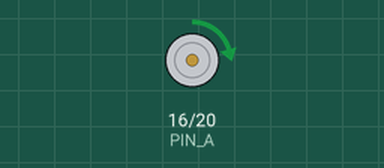
Simulated run of this program. Board: Raspberry Pi (BCM pin numbers). Shown: motor-driver pin pairs drawn as motors (green arrow = first pin HIGH = forward, orange = second pin HIGH = backward, longer = more drive). At 6.0 s the program stops and its outputs stay as they are.

Above: at 0.1 s.
Timing chart, 0 to 7.5 s (numbered marks = the images above):
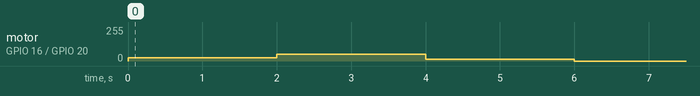

The program:

code3.py
```python
# -*- coding: utf-8 -*-
'''
DCモータをPWM(アナログ出力)により操作
'''

import RPi.GPIO as GPIO
import time

PIN_A=16
PIN_B=20

GPIO.setmode(GPIO.BCM)

GPIO.setup([PIN_A, PIN_B], GPIO.OUT)
GPIO.output([PIN_A, PIN_B], GPIO.LOW)

motor = GPIO.PWM(PIN_A, 100) # 周波数を100Hzに設定
motor.start(10) # 回転率を100のうち10に設定(もしこれで動かない、はやすぎる場合は適宜変更してください。)
time.sleep(2)   # 2秒待つ

motor.ChangeDutyCycle(20) # 回転率を20に設定に変更
time.sleep(2)

motor.ChangeDutyCycle(5)
time.sleep(2)

motor.stop() # 「motor」をここで停止初期化
GPIO.cleanup()
quit()       #プログラムを終了するためのコマンド(気分で書いた)

'''
第3回
DCモータが停止→回転(率100％)を3回繰り返すプログラムを作ってください。
'''
```

Measured:
- by itself, motor on GPIO 16 (PIN_A) / GPIO 20 (PIN_B): stopped → forward 26/255 at 0.00 s, → forward 51/255 2.0 s later, → forward 13/255 2.0 s later, → stopped 2.0 s later
